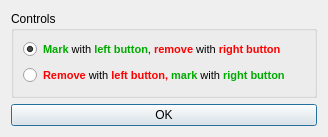
<?xml version="1.0" encoding="UTF-8"?>
<ui version="4.0">
 <class>SettingsDialog</class>
 <widget class="QDialog" name="SettingsDialog">
  <property name="geometry">
   <rect>
    <x>0</x>
    <y>0</y>
    <width>328</width>
    <height>130</height>
   </rect>
  </property>
  <property name="windowTitle">
   <string>Dialog</string>
  </property>
  <layout class="QVBoxLayout" name="verticalLayout">
   <item>
    <widget class="QGroupBox" name="groupBox">
     <property name="title">
      <string>Controls</string>
     </property>
     <layout class="QVBoxLayout" name="verticalLayout_2">
      <item>
       <layout class="QHBoxLayout" name="horizontalLayout">
        <item>
         <widget class="QRadioButton" name="markLeftButton">
          <property name="text">
           <string/>
          </property>
          <property name="checked">
           <bool>true</bool>
          </property>
         </widget>
        </item>
        <item>
         <widget class="QLabel" name="label">
          <property name="text">
           <string>&lt;!DOCTYPE HTML PUBLIC &quot;-//W3C//DTD HTML 4.0//EN&quot; &quot;http://www.w3.org/TR/REC-html40/strict.dtd&quot;&gt;
&lt;html&gt;&lt;head&gt;&lt;meta name=&quot;qrichtext&quot; content=&quot;1&quot; /&gt;&lt;style type=&quot;text/css&quot;&gt;
p, li { white-space: pre-wrap; }
&lt;/style&gt;&lt;/head&gt;&lt;body style=&quot; font-family:'MS Shell Dlg 2'; font-size:8.25pt; font-weight:400; font-style:normal;&quot;&gt;
&lt;p style=&quot; margin-top:0px; margin-bottom:0px; margin-left:0px; margin-right:0px; -qt-block-indent:0; text-indent:0px;&quot;&gt;&lt;span style=&quot; font-weight:600; color:#00aa00;&quot;&gt;Mark&lt;/span&gt; with &lt;span style=&quot; font-weight:600; color:#00aa00;&quot;&gt;left button&lt;/span&gt;, &lt;span style=&quot; font-weight:600; color:#ff0000;&quot;&gt;remove&lt;/span&gt; with &lt;span style=&quot; font-weight:600; color:#ff0000;&quot;&gt;right button&lt;/span&gt;&lt;/p&gt;&lt;/body&gt;&lt;/html&gt;</string>
          </property>
         </widget>
        </item>
        <item>
         <spacer name="horizontalSpacer">
          <property name="orientation">
           <enum>Qt::Horizontal</enum>
          </property>
          <property name="sizeHint" stdset="0">
           <size>
            <width>40</width>
            <height>20</height>
           </size>
          </property>
         </spacer>
        </item>
       </layout>
      </item>
      <item>
       <layout class="QHBoxLayout" name="horizontalLayout_2">
        <item>
         <widget class="QRadioButton" name="markRightButton">
          <property name="text">
           <string/>
          </property>
         </widget>
        </item>
        <item>
         <widget class="QLabel" name="label_2">
          <property name="text">
           <string>&lt;!DOCTYPE HTML PUBLIC &quot;-//W3C//DTD HTML 4.0//EN&quot; &quot;http://www.w3.org/TR/REC-html40/strict.dtd&quot;&gt;
&lt;html&gt;&lt;head&gt;&lt;meta name=&quot;qrichtext&quot; content=&quot;1&quot; /&gt;&lt;style type=&quot;text/css&quot;&gt;
p, li { white-space: pre-wrap; }
&lt;/style&gt;&lt;/head&gt;&lt;body style=&quot; font-family:'MS Shell Dlg 2'; font-size:8.25pt; font-weight:400; font-style:normal;&quot;&gt;
&lt;p style=&quot; margin-top:0px; margin-bottom:0px; margin-left:0px; margin-right:0px; -qt-block-indent:0; text-indent:0px;&quot;&gt;&lt;span style=&quot; font-size:8pt; font-weight:600; color:#ff0000;&quot;&gt;Remove&lt;/span&gt;&lt;span style=&quot; font-size:8pt;&quot;&gt; with &lt;/span&gt;&lt;span style=&quot; font-size:8pt; font-weight:600; color:#ff0000;&quot;&gt;left button, &lt;/span&gt;&lt;span style=&quot; font-size:8pt; font-weight:600; color:#00aa00;&quot;&gt;mark&lt;/span&gt;&lt;span style=&quot; font-size:8pt;&quot;&gt; with &lt;/span&gt;&lt;span style=&quot; font-size:8pt; font-weight:600; color:#00aa00;&quot;&gt;right button&lt;/span&gt;&lt;/p&gt;&lt;/body&gt;&lt;/html&gt;</string>
          </property>
         </widget>
        </item>
        <item>
         <spacer name="horizontalSpacer_2">
          <property name="orientation">
           <enum>Qt::Horizontal</enum>
          </property>
          <property name="sizeHint" stdset="0">
           <size>
            <width>40</width>
            <height>20</height>
           </size>
          </property>
         </spacer>
        </item>
       </layout>
      </item>
     </layout>
    </widget>
   </item>
   <item>
    <widget class="QPushButton" name="pushButton">
     <property name="text">
      <string>OK</string>
     </property>
    </widget>
   </item>
  </layout>
 </widget>
 <resources/>
 <connections/>
</ui>
